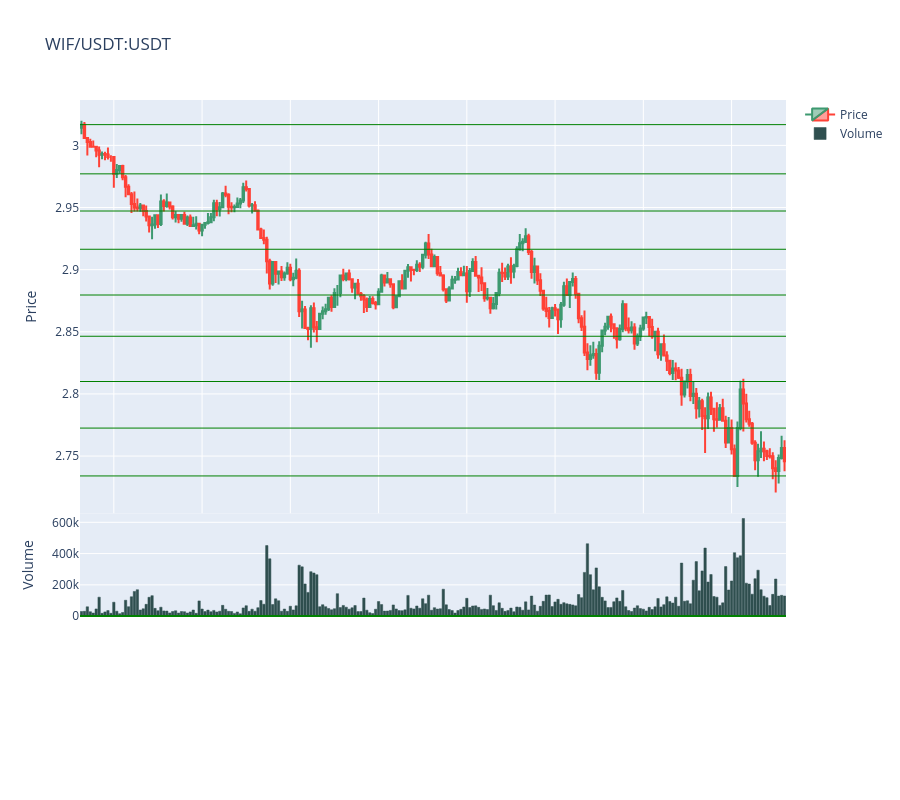

Notebook cell for this chart:
### Code cell
borders = cluster_borders(dataframe, 8)
fig = generate_candlestick_graph(pair=pair, data=dataframe)
for border in borders:
    fig.add_hline(y=border, line_width=1, line_color='green')
fig.update_layout(autosize=True, height=800, xaxis=dict(rangeslider=dict(visible=False)))

### Figure 1 — Plotly figure (JSON) as saved in the notebook; plotly's stock layout.template omitted (floating-point values rounded to 4 significant figures; data arrays with more than 128 entries replaced by an {"elided": "..."} marker saying what was removed)
{"data": [{"close": {"elided": "240 float values"}, "high": {"elided": "240 float values"}, "low": {"elided": "240 float values"}, "name": "Price", "open": {"elided": "240 float values"}, "type": "candlestick", "x": {"elided": "240 str values"}, "xaxis": "x", "yaxis": "y"}, {"marker": {"color": "DarkSlateGrey", "line": {"color": "DarkSlateGrey"}}, "name": "Volume", "type": "bar", "x": {"elided": "240 str values"}, "xaxis": "x2", "y": {"elided": "240 int values"}, "yaxis": "y2"}], "layout": {"autosize": true, "height": 800, "modebar": {"add": ["v1hovermode", "toggleSpikeLines"]}, "shapes": [{"line": {"color": "green", "width": 1}, "type": "line", "x0": 0, "x1": 1, "xref": "x domain", "y0": 2.734, "y1": 2.734, "yref": "y"}, {"line": {"color": "green", "width": 1}, "type": "line", "x0": 0, "x1": 1, "xref": "x2 domain", "y0": 2.734, "y1": 2.734, "yref": "y2"}, {"line": {"color": "green", "width": 1}, "type": "line", "x0": 0, "x1": 1, "xref": "x domain", "y0": 2.772, "y1": 2.772, "yref": "y"}, {"line": {"color": "green", "width": 1}, "type": "line", "x0": 0, "x1": 1, "xref": "x2 domain", "y0": 2.772, "y1": 2.772, "yref": "y2"}, {"line": {"color": "green", "width": 1}, "type": "line", "x0": 0, "x1": 1, "xref": "x domain", "y0": 2.81, "y1": 2.81, "yref": "y"}, {"line": {"color": "green", "width": 1}, "type": "line", "x0": 0, "x1": 1, "xref": "x2 domain", "y0": 2.81, "y1": 2.81, "yref": "y2"}, {"line": {"color": "green", "width": 1}, "type": "line", "x0": 0, "x1": 1, "xref": "x domain", "y0": 2.846, "y1": 2.846, "yref": "y"}, {"line": {"color": "green", "width": 1}, "type": "line", "x0": 0, "x1": 1, "xref": "x2 domain", "y0": 2.846, "y1": 2.846, "yref": "y2"}, {"line": {"color": "green", "width": 1}, "type": "line", "x0": 0, "x1": 1, "xref": "x domain", "y0": 2.88, "y1": 2.88, "yref": "y"}, {"line": {"color": "green", "width": 1}, "type": "line", "x0": 0, "x1": 1, "xref": "x2 domain", "y0": 2.88, "y1": 2.88, "yref": "y2"}, {"line": {"color": "green", "width": 1}, "type": "line", "x0": 0, "x1": 1, "xref": "x domain", "y0": 2.916, "y1": 2.916, "yref": "y"}, {"line": {"color": "green", "width": 1}, "type": "line", "x0": 0, "x1": 1, "xref": "x2 domain", "y0": 2.916, "y1": 2.916, "yref": "y2"}, {"line": {"color": "green", "width": 1}, "type": "line", "x0": 0, "x1": 1, "xref": "x domain", "y0": 2.947, "y1": 2.947, "yref": "y"}, {"line": {"color": "green", "width": 1}, "type": "line", "x0": 0, "x1": 1, "xref": "x2 domain", "y0": 2.947, "y1": 2.947, "yref": "y2"}, {"line": {"color": "green", "width": 1}, "type": "line", "x0": 0, "x1": 1, "xref": "x domain", "y0": 2.977, "y1": 2.977, "yref": "y"}, {"line": {"color": "green", "width": 1}, "type": "line", "x0": 0, "x1": 1, "xref": "x2 domain", "y0": 2.977, "y1": 2.977, "yref": "y2"}, {"line": {"color": "green", "width": 1}, "type": "line", "x0": 0, "x1": 1, "xref": "x domain", "y0": 3.017, "y1": 3.017, "yref": "y"}, {"line": {"color": "green", "width": 1}, "type": "line", "x0": 0, "x1": 1, "xref": "x2 domain", "y0": 3.017, "y1": 3.017, "yref": "y2"}], "title": {"text": "WIF/USDT:USDT"}, "xaxis": {"anchor": "y", "domain": [0, 1], "matches": "x3", "rangeslider": {"visible": false}, "showticklabels": false}, "xaxis2": {"anchor": "y2", "domain": [0, 1], "matches": "x3", "showticklabels": false}, "xaxis3": {"anchor": "y3", "domain": [0, 1]}, "yaxis": {"anchor": "x", "domain": [0.3335, 1], "title": {"text": "Price"}}, "yaxis2": {"anchor": "x2", "domain": [0.1667, 0.3334], "title": {"text": "Volume"}}, "yaxis3": {"anchor": "x3", "domain": [0, 0.1666], "title": {"text": "Other"}}}}
